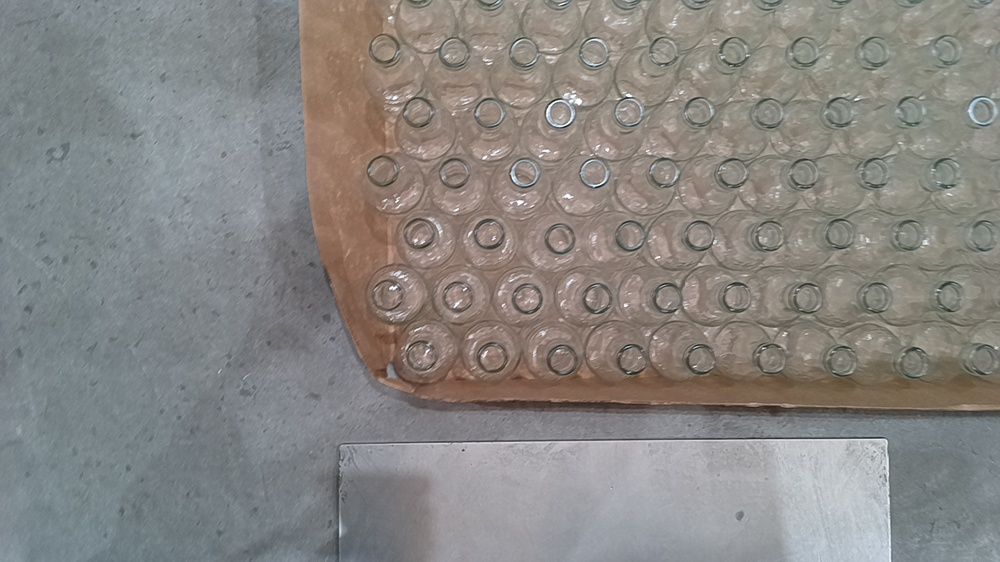
#> input picture 13.jpg, 1000 x 562 px, shrunk from 1920 x 1080 before the run, found by its file name
$ python brightness.py
#> lines starting #> are read from the running program, lines starting #| are printed output that depends on the picture
#> further down, image is the input picture: shape (562, 1000, 3); mean B, G, R 130.6, 133.8, 136.1
#Increase or decrease brightness

import cv2
import numpy as np

def change_brightness(img, brighten=0, darken=0):

    #GEt the hsv colorspace
#> called with brighten = 0, darken = 1
    hsv = cv2.cvtColor(img, cv2.COLOR_BGR2HSV)
#> hsv: shape (562, 1000, 3); mean H, S, V 63.7, 30.4, 141.6
    #print(hsv.dtype)
    h, s, v = cv2.split(hsv)
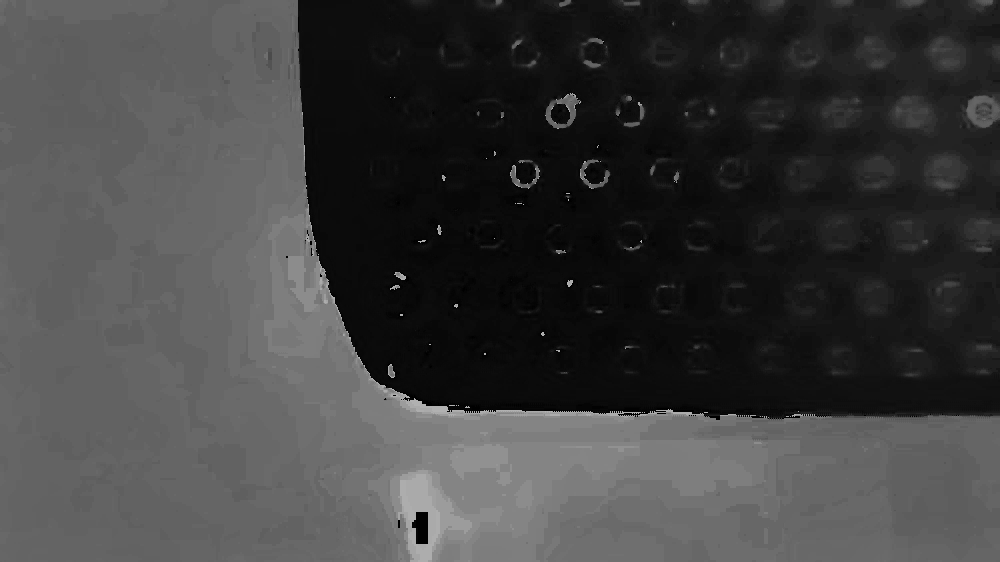
#> h: shape (562, 1000); min 0, max 178, mean 63.7
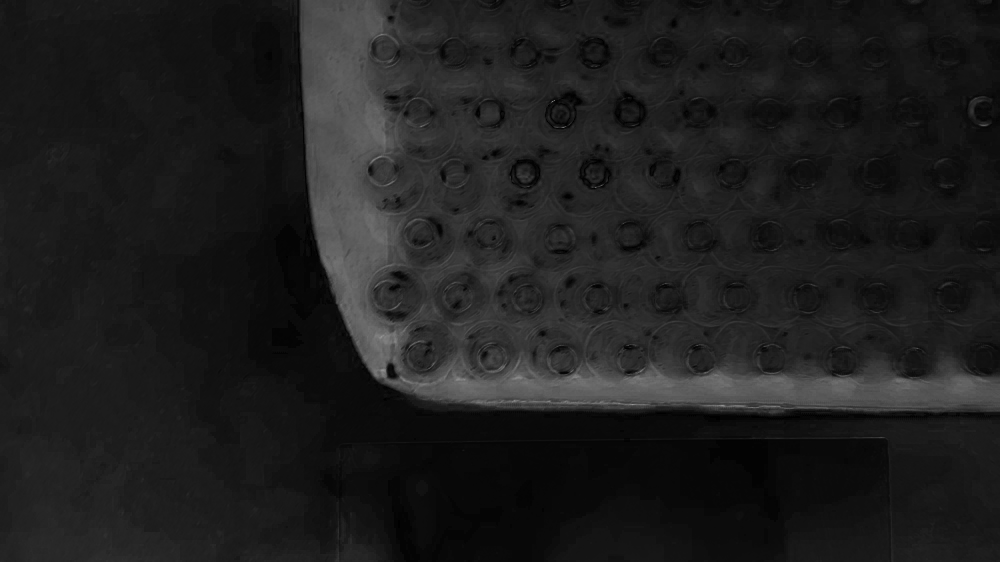
#> s: shape (562, 1000); min 0, max 149, mean 30.4
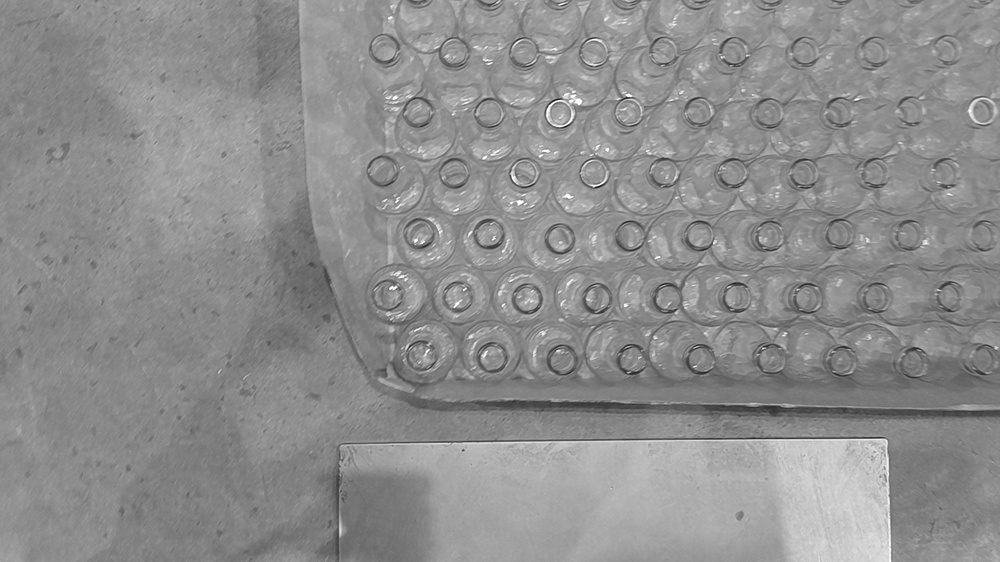
#> v: shape (562, 1000); min 12, max 255, mean 141.6


    darken_true = -1*(darken)
    #Select a value between the lower and upper bound
    brightness_factor = np.random.uniform(darken_true,brighten)
    print(brightness_factor)
    value = brightness_factor*255

    #Overflowing to 0 when sum is higher than 255, add condition.
    #Same occurs when you go darken below 0, it will overflow to 255 (white)
    if brightness_factor>0:
        mask = (255 - hsv[:,:,2]) < 255*brightness_factor

        hsv[:,:,2] = np.where((255-hsv[:,:,2])< value, 255, hsv[:,:,2]+value)
    elif brightness_factor<0:
        hsv[:,:,2] = np.where((hsv[:,:,2])< abs(value), 0, hsv[:,:,2]+value)
#> hsv: shape (562, 1000, 3); mean H, S, V 63.7, 30.4, 26.8


    #np.savetxt("myarray.txt",hsv[:,:,2])
    #print(np.amin(hsv[:,:,2]))

    result = cv2.cvtColor(hsv, cv2.COLOR_HSV2BGR)
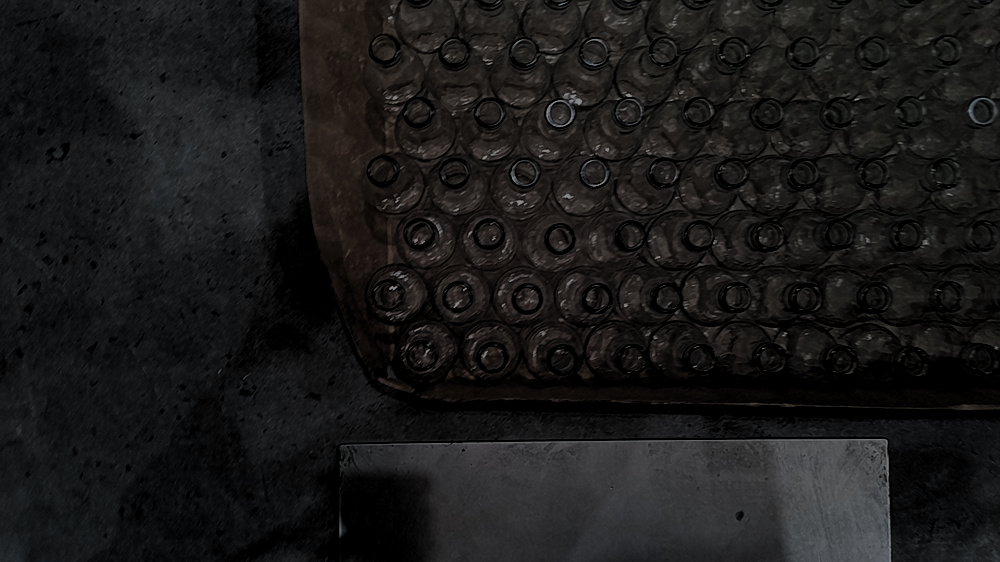
#> result: shape (562, 1000, 3); mean B, G, R 24.7, 24.9, 25.5
    return result


if __name__ == "__main__":
    image = cv2.imread("data-augmentation/13.jpg")
    image_v = change_brightness(image, 0, 1)
    # display the original and the Translated image

    cv2.imshow('Original image', image)
    cv2.waitKey(0)

    cv2.imshow('Brightness image', image_v)
    cv2.waitKey(0)
    cv2.imwrite("test_brightness.jpg", image_v)

$ run again, with foto236.jpg copied over 13.jpg
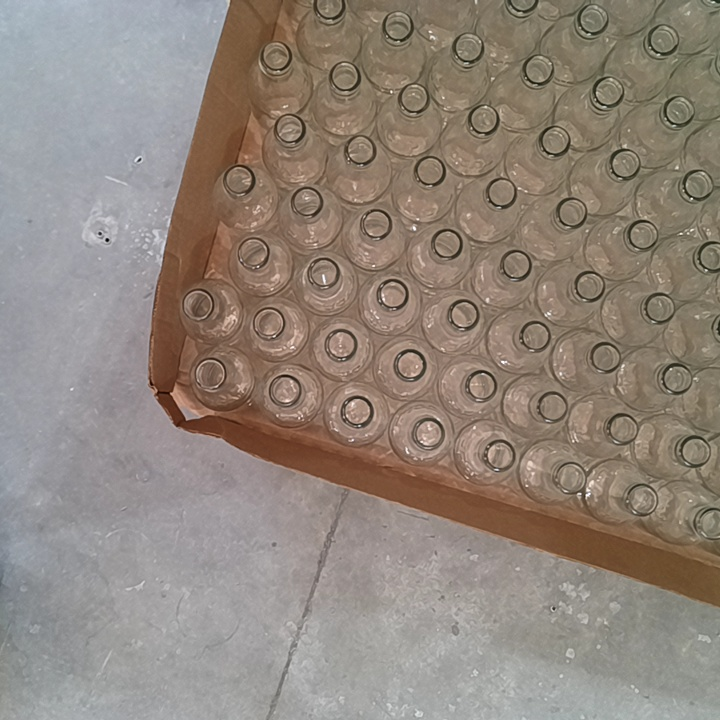
#> input picture foto236.jpg, 720 x 720 px, found by its file name
#> image is the input picture: shape (720, 720, 3); mean B, G, R 123.9, 133.6, 144.9
#> in change_brightness, `h, s, v = cv2.split(hsv)`:
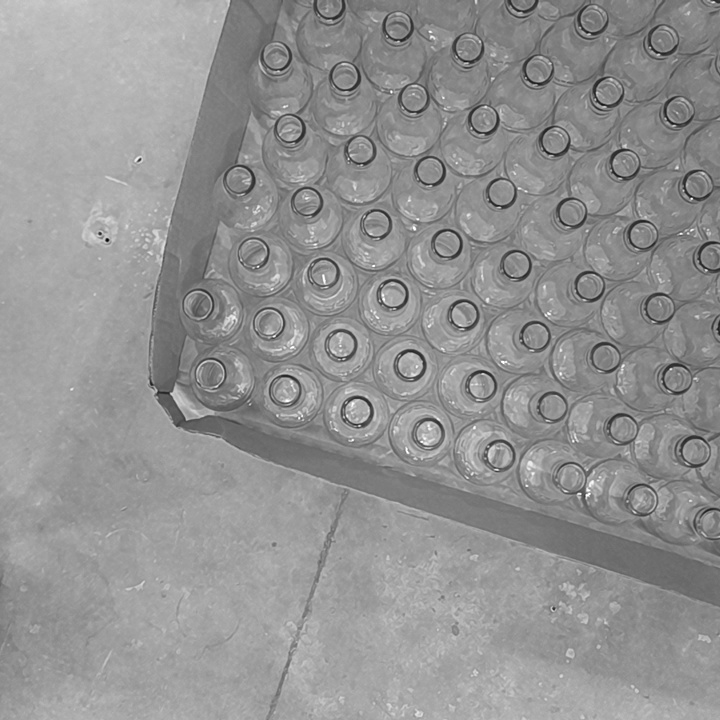
#> v: shape (720, 720); min 2, max 255, mean 146.7
#> in change_brightness, `result = cv2.cvtColor(hsv, cv2.COLOR_HSV2BGR)`:
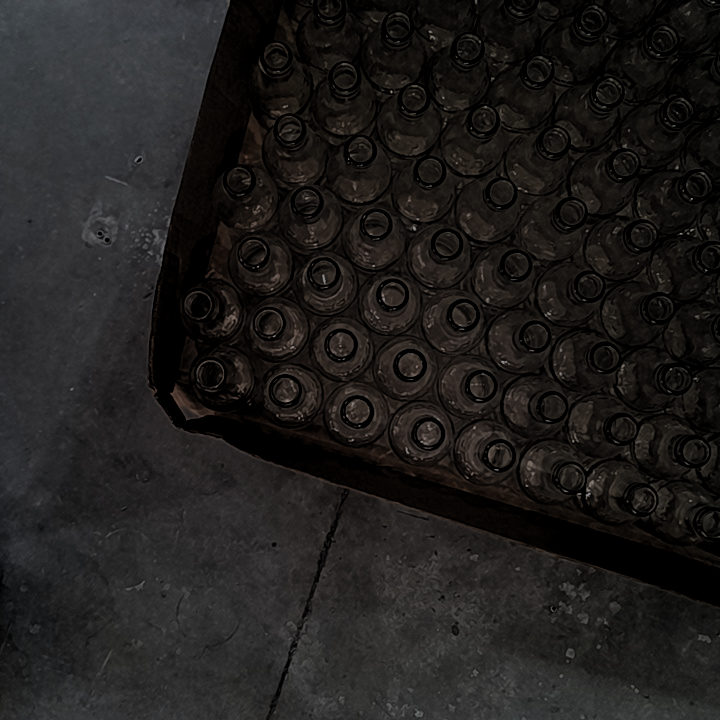
#> result: shape (720, 720, 3); mean B, G, R 28.7, 29.8, 31.6

$ run again, with test.jpeg copied over 13.jpg
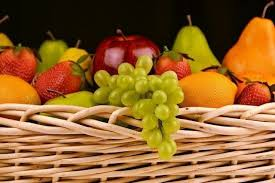
#> input picture test.jpeg, 275 x 183 px, found by its file name
#> image is the input picture: shape (183, 275, 3); mean B, G, R 46.7, 99.4, 145.8
#> in change_brightness, `h, s, v = cv2.split(hsv)`:
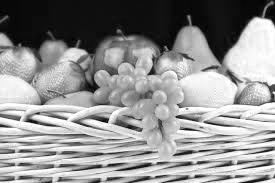
#> v: shape (183, 275); min 1, max 255, mean 145.9
#> in change_brightness, `result = cv2.cvtColor(hsv, cv2.COLOR_HSV2BGR)`:
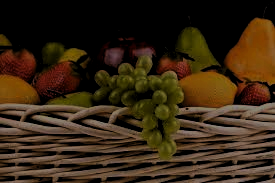
#> result: shape (183, 275, 3); mean B, G, R 20, 38.9, 55.4
